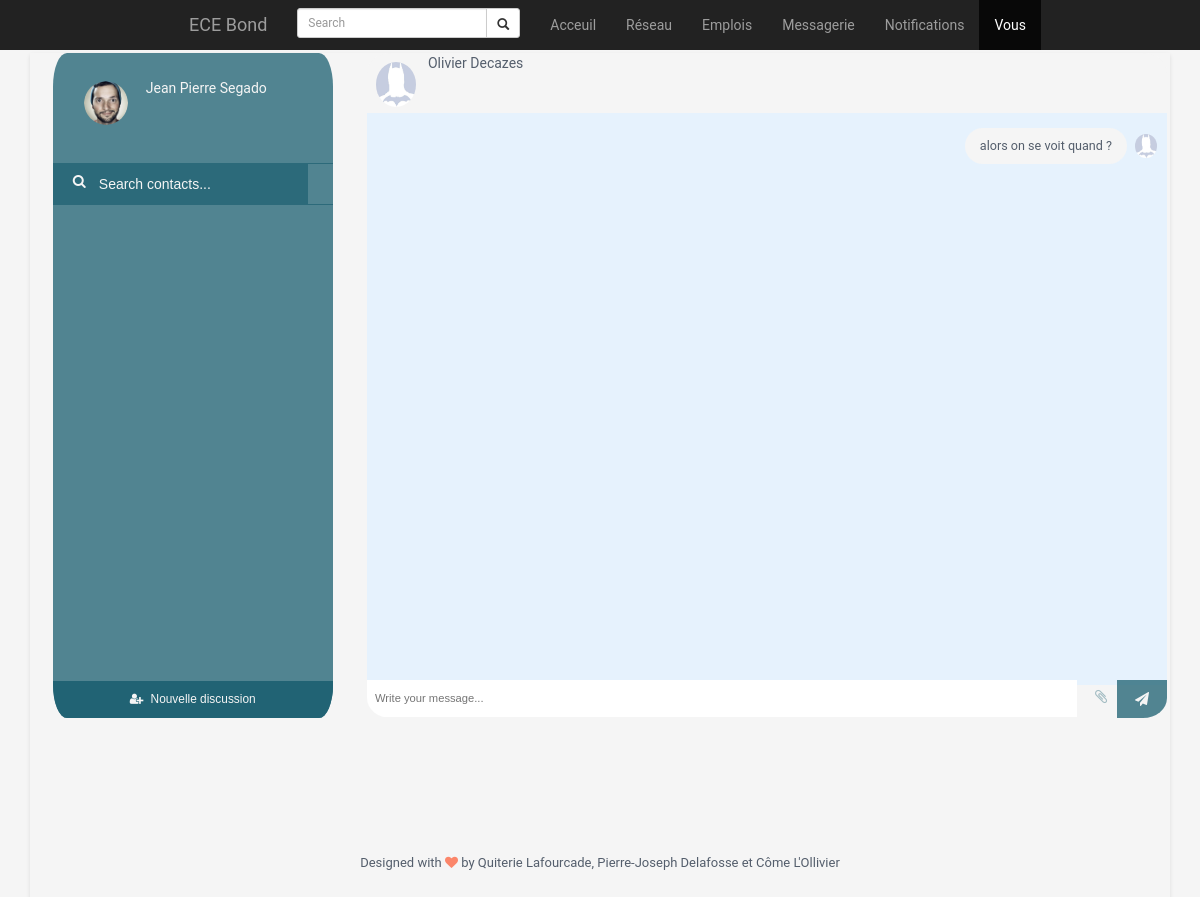
Page /message.php?contact=od191654&discus=8 on the earlier database version.
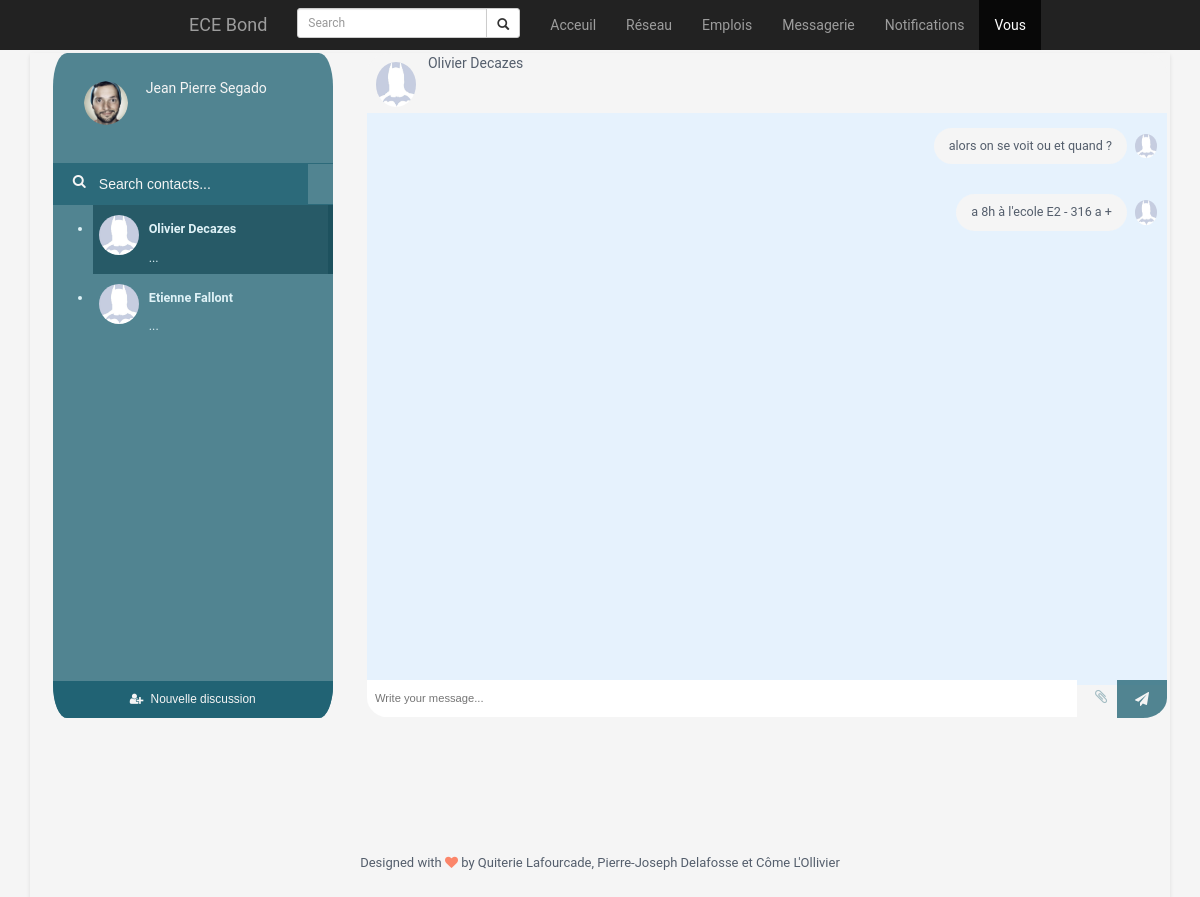
Same page on the later database version.
### tables this page shows
CREATE TABLE IF NOT EXISTS `utilisateur` (
  `login` varchar(10) NOT NULL,
  `email` varchar(60) NOT NULL,
  `nom` varchar(60) NOT NULL,
  `prenom` varchar(60) DEFAULT NULL,
  `password` varchar(20) DEFAULT NULL,
  `anniversaire` date DEFAULT NULL,
  `travail` varchar(50) DEFAULT NULL,
  `promotion` varchar(30) DEFAULT NULL,
  `majeure` varchar(30) DEFAULT NULL,
  `photoprofil` varchar(255) DEFAULT NULL,
  `dateco` datetime DEFAULT NULL,
  `formations` text,
  `experiences` text,
  `photofond` varchar(255) DEFAULT NULL,
  PRIMARY KEY (`login`)
);

CREATE TABLE IF NOT EXISTS `message` (
  `id_message` int(11) NOT NULL AUTO_INCREMENT,
  `id_discussion` int(11) NOT NULL,
  `id_emetteur` varchar(20) NOT NULL,
  `moment` timestamp NOT NULL DEFAULT CURRENT_TIMESTAMP,
  `textemessage` text,
  PRIMARY KEY (`id_message`),
  KEY `id_discussion` (`id_discussion`),
  KEY `id_emetteur` (`id_emetteur`)
);

### message.php (the view, shortened to what the changed rows need)
<?php
$con = connect_and_select_db();
$id_profile = "ad";
?>
<html>
<head>
    <link rel="stylesheet" href="https://maxcdn.bootstrapcdn.com/bootstrap/3.3.7/css/bootstrap.min.css">
    <link rel="stylesheet" href="assets/plugins/bootstrap/css/bootstrap.min.css">
    <link rel="stylesheet" href="assets/plugins/font-awesome/css/font-awesome.css">
    <link id="theme-style" rel="stylesheet" href="assets/css/styles.css">
    <link rel="stylesheet" href="assets/css/docs.css">
</head>
<body>
    <div class="wrapper">
        <div id="frame">
            <div id="sidepanel">
                        <?php
                        $photo_profile = "assets/images/profile.png";
                        ?>
                <div id="contacts">
                    <ul>
                        <?php
                            $search = "SELECT emetteur, id_discus FROM discussion WHERE recepteur = '".$id_profile."' UNION SELECT recepteur, id_discus FROM discussion WHERE emetteur = '".$id_profile."'";
                            $result = mysqli_query($con, $search);
                            while($discu = mysqli_fetch_array($result)) {
                                $user_result = mysqli_query($con, "SELECT nom, prenom, photoprofil FROM utilisateur WHERE login = '".$discu['emetteur']."'");
                                while ($data = mysqli_fetch_array($user_result)) {
                                    $lastname = $data['nom'];
                                    $firstname = $data['prenom'];
                                    $photo = $data['photoprofil'];
                                    if ($photo=="") {$photo="assets/images/batman.jpg";}
                                    if(isset($_GET['contact'])){
                                        if ($discu['emetteur'] == $_GET['contact']) { $active="active";} else {$active="";}
                                    } else {$active="";}
                                    echo '
                                    <a href="message.php?contact='.$discu['emetteur'].'&amp;discus='.$discu['id_discus'].'">
                                    <li id="'.$discu["emetteur"].'" class="contact '.$active.'">
                                        <div class="wrap">
                                            <img src=' .$photo. ' alt="" />
                                                <div class="meta">
                                                <p class="name">' .$firstname. ' ' .$lastname. '</p>
                                                <p class="preview">...</p>
                                            </div>
                                        </div>
                                    </li>
                                    </a>
                                    ';
                                }
                            }
                        ?>
                    </ul>
                </div>
            </div>
            <div class="content">
                <div id="" class="contact-profile">
                    <?php
                    if(isset($_GET['contact'])){
                    $contact_profile = mysqli_query($con, "SELECT nom, prenom, photoprofil FROM utilisateur WHERE login = '".$_GET['contact']."'");
                    while ($data = mysqli_fetch_array($contact_profile)) {
                        $lastname = $data['nom'];
                        $firstname = $data['prenom'];
                        $photo_contact = $data['photoprofil'];
                        if ($photo_contact=="") {$photo_contact="assets/images/batman.jpg";}
                        echo'
                        <img src='.$photo_contact.' alt="" />
                        <p>'.$firstname.' '.$lastname.'</p>';
                    }
                    }
                    ?>
                </div>
                <div class="messages">
                    <ul>
                    <?php
                        if(isset($_GET['discus'])){
                        $search = "SELECT textemessage, id_emetteur FROM `message` WHERE id_discussion = '".$_GET['discus']."' ORDER BY moment;";
                        $result = mysqli_query($con, $search);
                        while($row = mysqli_fetch_array($result)) {
                            $message = $row['textemessage'];
                            if ($row['id_emetteur']==$id_profile) {
                                $class = "sent";
                                $photo_text = $photo_profile;
                            } else {
                                $class="replies";
                                $photo_text = $photo_contact;
                            }
                            echo'
                            <li class='.$class.'>
                                <img src='.$photo_text.' alt="" />
                                <p>'.$message.'</p>
                            </li>';
                        }
                    }
                    ?>
                    </ul>
                </div>
            </div>
        </div>
    </div>
</body>
</html>

Differences in the rows shown:
removed message: textemessage "alors on se voit quand ?"
now on one of the page's lists (row unchanged): utilisateur: prenom "Olivier", nom "Decazes"
now on this page (row edited): utilisateur: prenom "Etienne", nom "Fallont"
now on this page (row edited): message: textemessage "alors on se voit ou et quand ?"
added message: textemessage "a 8h à l'ecole E2 - 316 a +"
